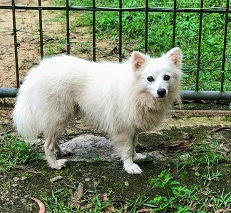
#> input picture OpenCV_code/images/dog1.jpg, 231 x 213 px
$ python geometric_transformation_rotation.py
#> lines starting #> are read from the running program, lines starting #| are printed output that depends on the picture
# -*- coding: utf-8 -*-
"""

@author: abhilash
"""
#import opencv library
import cv2 as cv
#import numpy as np

#read the image from computer
img = cv.imread('images/dog1.jpg')
#> img is the input picture: shape (213, 231, 3); mean B, G, R 101, 132.1, 119

#show the Actual Image
cv.imshow("Original",img)

#define the transformation matrix
trans_matrix = cv.getRotationMatrix2D((img.shape[1]//2,img.shape[0]//2),75,1)
#rotated the image
rotated_image = cv.warpAffine(img,trans_matrix,(img.shape[1],img.shape[0]))
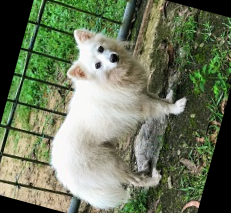
#> rotated_image: shape (213, 231, 3); mean B, G, R 93.2, 119.5, 109.1
#show the rotated Image
cv.imshow("Rotated",rotated_image)

$ run again, with OpenCV_code/images/abhi1.JPG copied over OpenCV_code/images/dog1.jpg
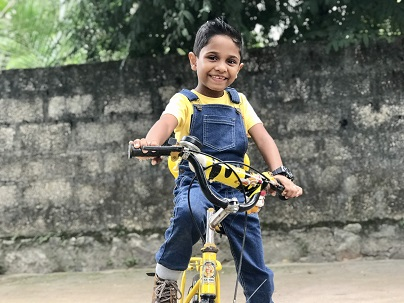
#> input picture OpenCV_code/images/abhi1.JPG, 404 x 303 px
#> img is the input picture: shape (303, 404, 3); mean B, G, R 109, 119.1, 116.7
#> `rotated_image = cv.warpAffine(img,trans_matrix,(img.shape[1],img.shape..`:
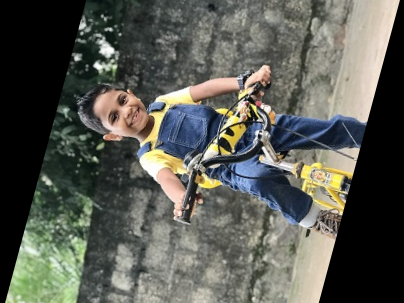
#> rotated_image: shape (303, 404, 3); mean B, G, R 83.4, 91, 89.3

$ run again, with OpenCV_code/images/abhi2.jpg copied over OpenCV_code/images/dog1.jpg
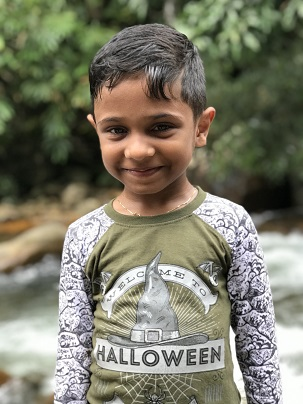
#> input picture OpenCV_code/images/abhi2.jpg, 303 x 404 px
#> img is the input picture: shape (404, 303, 3); mean B, G, R 105.3, 122.7, 124.1
#> `rotated_image = cv.warpAffine(img,trans_matrix,(img.shape[1],img.shape..`:
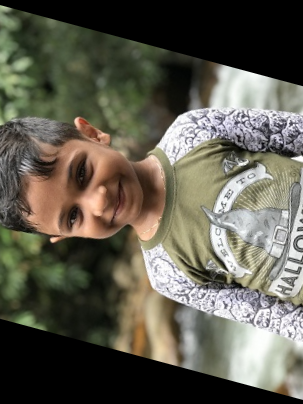
#> rotated_image: shape (404, 303, 3); mean B, G, R 80.4, 93.1, 96
